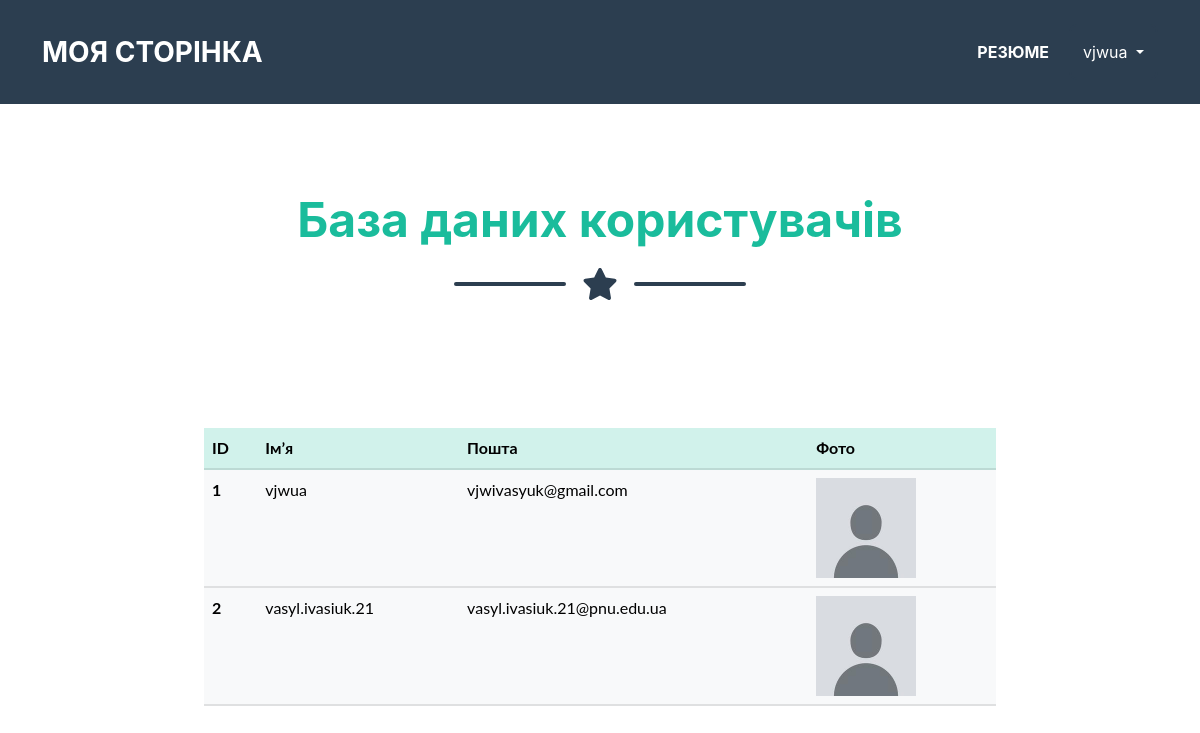
The page /auth/users (signed in) on the database as committed earlier.
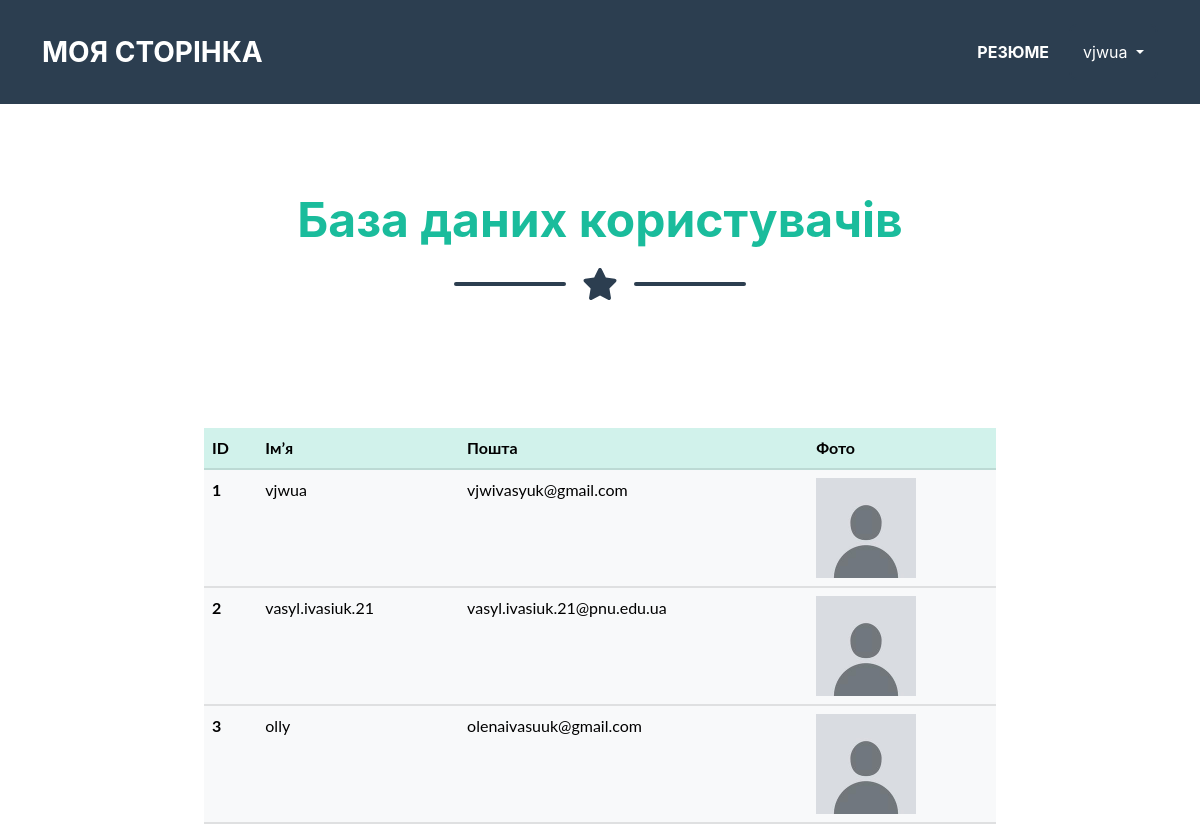
The same page on the database as committed later.
### app/auth/models.py (models this page shows, shortened)
class User(db.Model, UserMixin):
    id = db.Column(db.Integer, primary_key=True)
    username = db.Column(db.String(20), unique=True, nullable=False)
    email = db.Column(db.String(120), unique=True, nullable=False)
    about_me = db.Column(db.String(140))
    password = db.Column(db.String(60), nullable=False)
    image_file = db.Column(db.String(60), nullable=False, server_default='default.jpg')
    is_confirmed = db.Column(db.Boolean, nullable=False, default=False)
    confirmed_on = db.Column(db.DateTime, nullable=True)
    failed_login_attempts = db.Column(db.Integer, default=0)
    is_two_factor_enabled = db.Column(db.Boolean(), nullable=False, default=False)
    secret_token = db.Column(db.String,nullable=True)

### app/auth/views.py (the view)
@auth_blueprint.route('/users')
@login_required
def users():
    all_users = User.query.all()
    return render_template('users.html', all_users=all_users)

### app/auth/models.py (called while the page is built)
@login_manager.user_loader
def user_loader(user_id):
    return User.query.get(int(user_id))

### app/auth/templates/auth/users.html (shortened to what this page needs)
{% extends 'base.html' %}
{% block body %}
<section class="page-section" id="todo_table">
    <h2 class="page-section-heading text-center text-primary mb-0">База даних користувачів</h2>
    <div class="divider-custom">
        <div class="divider-custom-line"></div>
        <div class="divider-custom-icon"><i class="fas fa-star"></i></div>
        <div class="divider-custom-line"></div>
    </div>
</section>
<section>
    <div class="row justify-content-center">
        <div class="container col-md-8 col-lg-8">
            <table class="table table-light">
                <thead class="table-primary">
                    <tr class = "userTable">
                        <th class = "userTable">ID</th>
                        <th class = "userTable">Імʼя</th>
                        <th class = "userTable">Пошта</th>
                        <th class = "userTable">Фото</th>
                    </tr>
                </thead>
                <tbody>
                    {% for user in all_users %}
                    <tr>
                        <th scope="row">{{ user.id }}</th>
                        <td class = "userTable">{{ user.username }}</td>
                        <td class = "userTable">{{ user.email }}</td>
                        <td class="databaseOutputTable"><img src="{{url_for('static', filename='profile_pics/' + user.image_file)}}" width="100" height="100" ></td>
                    </tr>
                    {% endfor %}
                </tbody>
            </table>
        </div>
    </div>
</section>
{% endblock %}

### app/templates/base.html (shortened to what this page needs)
<!DOCTYPE html>
<html>
<head>
    <link rel="stylesheet" type="text/css" href={{ url_for('static', filename='css/styles.css') }}>
</head>
<body>
    {% include 'nav.html' %}
    {% block body %}
    {% endblock %}
</body>
</html>

### app/templates/nav.html (shortened to what this page needs)
{% set menu = {
    "Резюме": "00"
} %}
<nav class="navbar navbar-expand-lg bg-secondary text-uppercase" id="mainNav">
    <div class="container">
        <a class="navbar-brand" href="{{url_for("home_bp.home")}}">Моя сторінка</a>
        <div class="collapse navbar-collapse" id="navbarResponsive">
            <ul class="navbar-nav ms-auto">
                {%for name, url in menu.items() %}
                <li class="nav-item mx-0 mx-lg-1"><a class="nav-link py-3 px-0 px-lg-3 rounded" href={{url}}> {{ name | upper}} </a></li>
                {% endfor %}
                {% if current_user.is_authenticated %}
                    <div class="btn-group">
                        <button class="btn btn-secondary dropdown-toggle " type="button" id="dropdownMenuButton" data-bs-toggle="dropdown" aria-haspopup="true" aria-expanded="false">
                            {{ current_user.username }}
                        </button>
                    </div>
                {% else %}
                    <li class="nav-item mx-0 mx-lg-1"><a class="nav-link py-3 px-0 px-lg-3 rounded" href={{ url_for('auth_bp.login') }}> Увійти </a></li>
                {% endif %}
            </ul>
        </div>
    </div>
</nav>

Rows that differ between the two databases and show on the page:
added User: id "3", username "olly", email "olenaivasuuk@gmail.com", image_file (placeholder picture)
